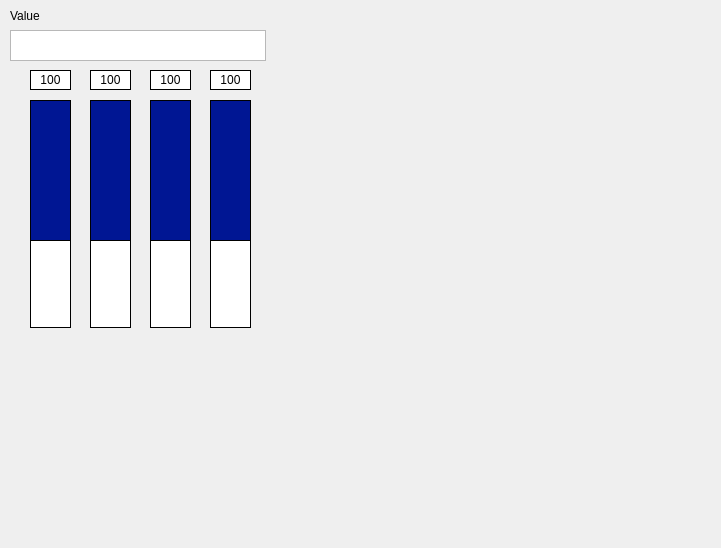
<?xml version="1.0" encoding="UTF-8"?>
<ui version="4.0">
 <class>Dialog</class>
 <widget class="QDialog" name="Dialog">
  <property name="geometry">
   <rect>
    <x>0</x>
    <y>0</y>
    <width>721</width>
    <height>548</height>
   </rect>
  </property>
  <property name="windowTitle">
   <string>Dialog</string>
  </property>
  <widget class="QLabel" name="Test_label">
   <property name="geometry">
    <rect>
     <x>10</x>
     <y>10</y>
     <width>56</width>
     <height>12</height>
    </rect>
   </property>
   <property name="text">
    <string>Value</string>
   </property>
  </widget>
  <widget class="QListWidget" name="listWidget">
   <property name="geometry">
    <rect>
     <x>10</x>
     <y>30</y>
     <width>256</width>
     <height>31</height>
    </rect>
   </property>
  </widget>
  <widget class="QLabel" name="Rod_1">
   <property name="geometry">
    <rect>
     <x>30</x>
     <y>100</y>
     <width>41</width>
     <height>141</height>
    </rect>
   </property>
   <property name="styleSheet">
    <string notr="true">background-color: rgb(0, 22, 147);</string>
   </property>
   <property name="frameShape">
    <enum>QFrame::Box</enum>
   </property>
   <property name="text">
    <string/>
   </property>
  </widget>
  <widget class="QLabel" name="Rod_1_back">
   <property name="geometry">
    <rect>
     <x>30</x>
     <y>100</y>
     <width>41</width>
     <height>228</height>
    </rect>
   </property>
   <property name="styleSheet">
    <string notr="true">background-color: rgb(255, 255, 255);</string>
   </property>
   <property name="frameShape">
    <enum>QFrame::Box</enum>
   </property>
   <property name="frameShadow">
    <enum>QFrame::Plain</enum>
   </property>
   <property name="lineWidth">
    <number>1</number>
   </property>
   <property name="text">
    <string/>
   </property>
  </widget>
  <widget class="QLabel" name="Rod_2">
   <property name="geometry">
    <rect>
     <x>90</x>
     <y>100</y>
     <width>41</width>
     <height>141</height>
    </rect>
   </property>
   <property name="styleSheet">
    <string notr="true">background-color: rgb(0, 22, 147);</string>
   </property>
   <property name="frameShape">
    <enum>QFrame::Box</enum>
   </property>
   <property name="text">
    <string/>
   </property>
  </widget>
  <widget class="QLabel" name="Rod_2_back">
   <property name="geometry">
    <rect>
     <x>90</x>
     <y>100</y>
     <width>41</width>
     <height>228</height>
    </rect>
   </property>
   <property name="styleSheet">
    <string notr="true">background-color: rgb(255, 255, 255);</string>
   </property>
   <property name="frameShape">
    <enum>QFrame::Box</enum>
   </property>
   <property name="frameShadow">
    <enum>QFrame::Plain</enum>
   </property>
   <property name="lineWidth">
    <number>1</number>
   </property>
   <property name="text">
    <string/>
   </property>
  </widget>
  <widget class="QLabel" name="Rod_3_back">
   <property name="geometry">
    <rect>
     <x>150</x>
     <y>100</y>
     <width>41</width>
     <height>228</height>
    </rect>
   </property>
   <property name="styleSheet">
    <string notr="true">background-color: rgb(255, 255, 255);</string>
   </property>
   <property name="frameShape">
    <enum>QFrame::Box</enum>
   </property>
   <property name="frameShadow">
    <enum>QFrame::Plain</enum>
   </property>
   <property name="lineWidth">
    <number>1</number>
   </property>
   <property name="text">
    <string/>
   </property>
  </widget>
  <widget class="QLabel" name="Rod_4_back">
   <property name="geometry">
    <rect>
     <x>210</x>
     <y>100</y>
     <width>41</width>
     <height>228</height>
    </rect>
   </property>
   <property name="styleSheet">
    <string notr="true">background-color: rgb(255, 255, 255);</string>
   </property>
   <property name="frameShape">
    <enum>QFrame::Box</enum>
   </property>
   <property name="frameShadow">
    <enum>QFrame::Plain</enum>
   </property>
   <property name="lineWidth">
    <number>1</number>
   </property>
   <property name="text">
    <string/>
   </property>
  </widget>
  <widget class="QLabel" name="Rod_3">
   <property name="geometry">
    <rect>
     <x>150</x>
     <y>100</y>
     <width>41</width>
     <height>141</height>
    </rect>
   </property>
   <property name="styleSheet">
    <string notr="true">background-color: rgb(0, 22, 147);</string>
   </property>
   <property name="frameShape">
    <enum>QFrame::Box</enum>
   </property>
   <property name="text">
    <string/>
   </property>
  </widget>
  <widget class="QLabel" name="Rod_4">
   <property name="geometry">
    <rect>
     <x>210</x>
     <y>100</y>
     <width>41</width>
     <height>141</height>
    </rect>
   </property>
   <property name="styleSheet">
    <string notr="true">background-color: rgb(0, 22, 147);</string>
   </property>
   <property name="frameShape">
    <enum>QFrame::Box</enum>
   </property>
   <property name="text">
    <string/>
   </property>
  </widget>
  <widget class="QLabel" name="Dis_Rod_1">
   <property name="geometry">
    <rect>
     <x>30</x>
     <y>70</y>
     <width>41</width>
     <height>20</height>
    </rect>
   </property>
   <property name="styleSheet">
    <string notr="true">font: 9pt &quot;HY헤드라인M&quot;;
background-color: rgb(255, 255, 255);</string>
   </property>
   <property name="frameShape">
    <enum>QFrame::Box</enum>
   </property>
   <property name="text">
    <string>100</string>
   </property>
   <property name="alignment">
    <set>Qt::AlignCenter</set>
   </property>
  </widget>
  <widget class="QLabel" name="Dis_Rod_2">
   <property name="geometry">
    <rect>
     <x>90</x>
     <y>70</y>
     <width>41</width>
     <height>20</height>
    </rect>
   </property>
   <property name="styleSheet">
    <string notr="true">font: 9pt &quot;HY헤드라인M&quot;;
background-color: rgb(255, 255, 255);</string>
   </property>
   <property name="frameShape">
    <enum>QFrame::Box</enum>
   </property>
   <property name="text">
    <string>100</string>
   </property>
   <property name="alignment">
    <set>Qt::AlignCenter</set>
   </property>
  </widget>
  <widget class="QLabel" name="Dis_Rod_3">
   <property name="geometry">
    <rect>
     <x>150</x>
     <y>70</y>
     <width>41</width>
     <height>20</height>
    </rect>
   </property>
   <property name="styleSheet">
    <string notr="true">font: 9pt &quot;HY헤드라인M&quot;;
background-color: rgb(255, 255, 255);</string>
   </property>
   <property name="frameShape">
    <enum>QFrame::Box</enum>
   </property>
   <property name="text">
    <string>100</string>
   </property>
   <property name="alignment">
    <set>Qt::AlignCenter</set>
   </property>
  </widget>
  <widget class="QLabel" name="Dis_Rod_4">
   <property name="geometry">
    <rect>
     <x>210</x>
     <y>70</y>
     <width>41</width>
     <height>20</height>
    </rect>
   </property>
   <property name="styleSheet">
    <string notr="true">font: 9pt &quot;HY헤드라인M&quot;;
background-color: rgb(255, 255, 255);</string>
   </property>
   <property name="frameShape">
    <enum>QFrame::Box</enum>
   </property>
   <property name="text">
    <string>100</string>
   </property>
   <property name="alignment">
    <set>Qt::AlignCenter</set>
   </property>
  </widget>
  <widget class="QWidget" name="horizontalLayoutWidget">
   <property name="geometry">
    <rect>
     <x>270</x>
     <y>100</y>
     <width>421</width>
     <height>221</height>
    </rect>
   </property>
   <layout class="QHBoxLayout" name="Rod_his"/>
  </widget>
  <zorder>Rod_2_back</zorder>
  <zorder>Rod_1_back</zorder>
  <zorder>Rod_4_back</zorder>
  <zorder>Rod_3_back</zorder>
  <zorder>Test_label</zorder>
  <zorder>listWidget</zorder>
  <zorder>Rod_1</zorder>
  <zorder>Rod_2</zorder>
  <zorder>Rod_3</zorder>
  <zorder>Rod_4</zorder>
  <zorder>Dis_Rod_1</zorder>
  <zorder>Dis_Rod_2</zorder>
  <zorder>Dis_Rod_3</zorder>
  <zorder>Dis_Rod_4</zorder>
  <zorder>horizontalLayoutWidget</zorder>
 </widget>
 <resources/>
 <connections/>
</ui>
